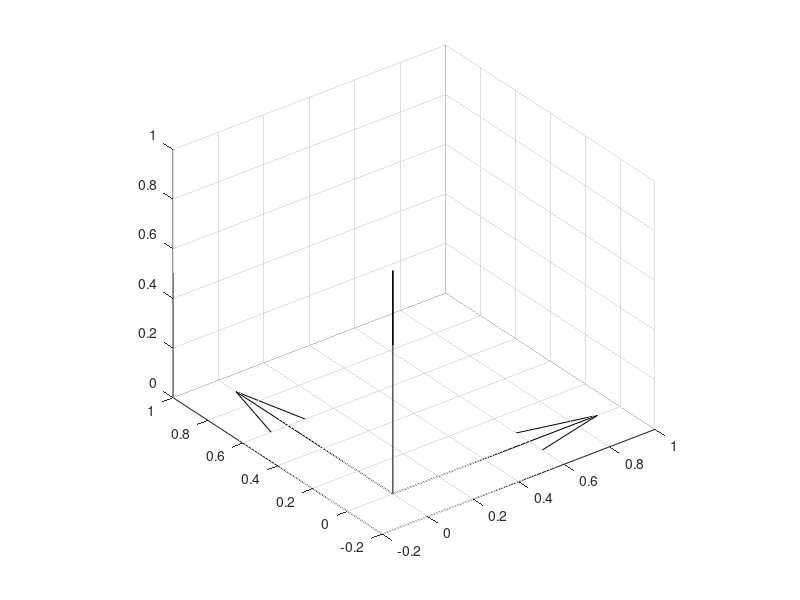

This figure's MATLAB source: (Note: this script raises an error after producing the figure.)

%% Basestation Configuration

O = zeros(3, 3);

ID = eye(3, 3);
ID_x = ID(1, :);
ID_y = ID(2, :);
ID_z = ID(3, :);

quiver3(O(1, :), O(2, :), O(3, :), ID_x, ID_y, ID_z, 'k'); % plot origin
grid on
daspect([1 1 1])
hold on

SINGLE_BASESTATION = false;
% SINGLE_BASESTATION = true;


% Base Station positions in World Frame: (in Meters)
B_1 = [-1.789562; 5.251678; 2.641019];
B_2 = [1.734847; -4.475452; 2.665298];
B_3 = [-1.759562; -4.505452; 2.635298];
% B_3 = [-1.759562; -2.005452; 2.635298];
% detection number 1 will serve as reference point in calculations 

detection(1).B = [-1.789562; 5.251678; 2.641019];
detection(1).sens = 0;
detection(1).R_error = Helper.deg2dcm(0,0,0); % zeros if exactly on sensor

detection(2).B = [1.734847; -4.475452; 2.665298];
detection(2).sens = 2;
detection(2).R_error = Helper.deg2dcm(0,0,0); % zeros if exactly on sensor

% detection(3).B = [-1.759562; -2.005452; 2.635298];
detection(3).B = [-1.759562; -4.505452; 2.635298];
detection(3).sens = 1;
detection(3).R_error = Helper.deg2dcm(0,0,0); % zeros if exactly on sensor

SINGLE_BASESTATION = false;
% SINGLE_BASESTATION = true;

if SINGLE_BASESTATION
    detection(2).B = detection(1).B; % single base station
    detection(3).B = detection(1).B; % single base station
end

plot3(B_1(1), B_1(2), B_1(3), 'b^-'); % plot Base Station
text(B_1(1), B_1(2), B_1(3), '1', 'Color', 'r')

plot3(B_2(1), B_2(2), B_2(3), 'b^-'); % plot Base Station
text(B_2(1), B_2(2), B_2(3), '2', 'Color', 'r')

plot3(B_3(1), B_3(2), B_3(3), 'b^-'); % plot Base Station
text(B_3(1), B_3(2), B_3(3), '3', 'Color', 'r')


%%  Tracker Sensor Configuration

% Sensor Positions Relative to Tracker

sd_x = 3 / 100; % x-distance between sensors in Meters
sd_y = 1.5 / 100; % y-distance between sensors in Meters

S = [];
S = [S, [- sd_x / 2; sd_y / 2; 0]]; % Sensor 0
S = [S, [- sd_x / 2; - sd_y / 2; 0]]; % Sensor 1
S = [S, [sd_x / 2; sd_y / 2; 0]]; % Sensor 2
S = [S, [sd_x / 2; - sd_y / 2; 0]]; % Sensor 3

for i = 1 : size(S(), 2)
    Si = S(:, i);
    plot3(Si(1), Si(2), Si(3), 'k.-'); % plot sensors
    text(Si(1), Si(2), Si(3), num2str(i - 1), 'Color', 'k')
end

% simulate D vector as if Rays fall directly on both of Sensors (ignores sensor dimensions)

% format long

sensor_on_ray_1 = 0;
sensor_on_ray_2 = 2;
sensor_on_ray_3 = 1;

yaw = 45; % degrees
pitch = 45;
roll = 45;
R = angle2dcm(deg2rad(yaw), deg2rad(pitch), deg2rad(roll));

tracker_center = [0; 0; 1]; % center of tracker
% tracker_center = P_sf - R * S(:, sensor_on_ray_1 + 1);

% P_sf = [0; 0; 1]; % center of sensor_on_ray_1
P_sf = tracker_center + R * S(:, sensor_on_ray_1 + 1); % sensor_on_ray_1 as reference point

s_21 = (S(:, sensor_on_ray_2 + 1) - S(:, sensor_on_ray_1 + 1)); % relative to sensor_on_ray_1
s_31 = (S(:, sensor_on_ray_3 + 1) - S(:, sensor_on_ray_1 + 1)); % relative to sensor_on_ray_1

D_21 = R*s_21;
D_31 = R*s_31;

%% Test Rotation Matrix

% Helper.testRot(s_21, s_31, R, D_21, D_31);
% Helper.testRot2(s_21, s_31, R, D_21, D_31);

%%

% D_21 = D_21*1.1; % introduce errors by scaling
% D_31 = D_31*0.9; % introduce errors by scaling

plot3(tracker_center(1), tracker_center(2), tracker_center(3), 'r.-'); % plot center of drone at rays
text(tracker_center(1), tracker_center(2), tracker_center(3), 'c', 'Color', 'r')

fprintf('Assumed Distance Between Sensors at BS2 Ray & BS1 Ray: %f\n', norm(D_21));
fprintf('Sensor Vector: \n');
disp(D_21);

quiver3(P_sf(1), P_sf(2), P_sf(3), D_21(1), D_21(2), D_21(3), 'r'); % plot D_21 on rays

fprintf('Assumed Distance Between Sensors at BS3 Ray & BS1 Ray: %f\n', norm(D_31));
fprintf('Sensor Vector: \n');
disp(D_31);

quiver3(P_sf(1), P_sf(2), P_sf(3), D_31(1), D_31(2), D_31(3), 'r'); % plot D_31 on rays
    

%% Rays Setup

RAYS_ON_SENSOR = true;
% RAYS_ON_SENSOR = false;

if RAYS_ON_SENSOR
    
    % Artibary point on a Ray in World Frame (in Meters), to generate the Ray Vector

    Rp_1 = P_sf;
    Rp_2 = P_sf + D_21;
    Rp_3 = P_sf + D_31;
    
else

    % Artibary point on a Ray in World Frame (in Meters), to generate the Ray Vector
    % Rp_1 = [- 0.1; - 0.1; 1 - 0.1];
    % Rp_2 = [+ 0.1; + 0.1; 1 + 0.1];

    Rp_1 = [- 0.1; - 0.1; 1 - 0.1];

    RAYS_FAR_APART = false;
    RAYS_FAR_APART = true;

    if RAYS_FAR_APART
        Rp_2 = Rp_1 + [0.2; 0 ; 0];
        Rp_3 = Rp_1 + [0.1; 0.1 ; 0.1];
    else
        Rp_2 = Rp_1 + [0.03; 0 ; 0];
        Rp_3 = Rp_1 + [0.0075; 0.0075 ; 0.0075];
    end

end

plot3(Rp_1(1), Rp_1(2), Rp_1(3), 'k.-'); % plot Artibary point on Ray
plot3(Rp_2(1), Rp_2(2), Rp_2(3), 'k.-'); % plot Artibary point on Ray
plot3(Rp_3(1), Rp_3(2), Rp_3(3), 'k.-'); % plot Artibary point on Ray

% Unit Vector of Ray from Base Stations
u = (Rp_1 - B_1) / norm(Rp_1 - B_1);
v = (Rp_2 - B_2) / norm(Rp_2 - B_2);
g = (Rp_3 - B_3) / norm(Rp_3 - B_3);

% Simulated End of Ray
ray_length = 10;
R_1 = ray_length * u;
R_2 = ray_length * v;
R_3 = ray_length * g;

quiver3(B_1(1), B_1(2), B_1(3), R_1(1), R_1(2), R_1(3), 'b'); % plot Rays
quiver3(B_2(1), B_2(2), B_2(3), R_2(1), R_2(2), R_2(3), 'b');
quiver3(B_3(1), B_3(2), B_3(3), R_3(1), R_3(2), R_3(3), 'b');

% distance between Base Stations
fprintf('Distance Between BS 2 & 1: %f\n', norm(B_2 - B_1));
fprintf('Distance Between BS 3 & 1: %f\n', norm(B_3 - B_1));
fprintf('Distance Between BS 3 & 2: %f\n', norm(B_2 - B_3));

%% 2 Base Stations, 1 Sensor (Find Shortest Segment between Rays)


[Sc_1, Sc_2, d_c, k, d_c_k] = shortestSegment(B_1, u, B_2, v);
fprintf('Shortest Distance Between Rays from BS 1 & 2: %f\n', d_c);
plot3(Sc_1(1), Sc_1(2), Sc_1(3), 'b.-', Sc_2(1), Sc_2(2), Sc_2(3), 'b.-'); % plot Shortest Segment points
quiver3(Sc_1(1), Sc_1(2), Sc_1(3), d_c_k(1), d_c_k(2), d_c_k(3), 'b'); % plot Shortest Segment vector

[Sc_1, Sc_2, d_c, k, d_c_k] = shortestSegment(B_1, u, B_3, g);
fprintf('Shortest Distance Between Rays from BS 1 & 3: %f\n', d_c);
plot3(Sc_1(1), Sc_1(2), Sc_1(3), 'b.-', Sc_2(1), Sc_2(2), Sc_2(3), 'b.-'); % plot Shortest Segment points
quiver3(Sc_1(1), Sc_1(2), Sc_1(3), d_c_k(1), d_c_k(2), d_c_k(3), 'b'); % plot Shortest Segment vector

[Sc_1, Sc_2, d_c, k, d_c_k] = shortestSegment(B_2, v, B_3, g);
fprintf('Shortest Distance Between Rays from BS 2 & 3: %f\n', d_c);
plot3(Sc_1(1), Sc_1(2), Sc_1(3), 'b.-', Sc_2(1), Sc_2(2), Sc_2(3), 'b.-'); % plot Shortest Segment points
quiver3(Sc_1(1), Sc_1(2), Sc_1(3), d_c_k(1), d_c_k(2), d_c_k(3), 'b'); % plot Shortest Segment vector

% since Rays from Base Stations should surely touch the Sensor at the same
% point, the distance here should be zero.
% the extra distance may signify incorrect Base Station origins or lack of
% calibration

%%  2 Base Stations on 2 different Sensors (Best Fit of Segment between Rays)

[Sf_2, Sf_1_2, segment_error_21] = Helper.bestFitBetweenRays(B_2, B_1, v, u, D_21);
Helper.plotSensors(S, R, Sf_2, Sf_1_2, sensor_on_ray_2, sensor_on_ray_1);

[Sf_3, Sf_1_3, segment_error_31] = Helper.bestFitBetweenRays(B_3, B_1, g, u, D_31);
Helper.plotSensors(S, R, Sf_3, Sf_1_3, sensor_on_ray_3, sensor_on_ray_1);

diff = norm(Sf_1_2 - Sf_1_3)

%% Attempt to derive R

% D_21 = R*s_21;
w_21 = B_2 - B_1;
Dw_21 = D_21 - w_21;
% s_f = - ((v\u)*v - u) \ ( v\(Dw_21)*v - Dw_21 );
% s_f = - ((v\u)*v - u) \ ( v\( D_21 - w_21 )*v - ( D_21 - w_21 ) );
% s_f = - ((v\u)*v - u) \ ( v\( R*s_21 - w_21 )*v - ( R*s_21 - w_21 ) );
% s_f_21 = s_f

% D_31 = R*s_31;
w_31 = B_3 - B_1;
Dw_31 = D_31 - w_31;
% s_f = - ((g\u)*g - u) \ ( g\(Dw_31)*g - Dw_31 );
% s_f = - ((g\u)*g - u) \ ( g\( D_31 - w_31 )*g - ( D_31 - w_31 ) );
% s_f = - ((g\u)*g - u) \ ( g\( R*s_31 - w_31 )*g - ( R*s_31 - w_31 ) );
% s_f_31 = s_f

% s_f = s_f;
% - ((v\u)*v - u) \ ( v\( R*s_21 - w_21 )*v - ( R*s_21 - w_21 ) ) = - ((g\u)*g - u) \ ( g\( R*s_31 - w_31 )*g - ( R*s_31 - w_31 ) )
% ((v\u)*v - u) \ ( v\( R*s_21 - w_21 )*v - ( R*s_21 - w_21 ) ) = ((g\u)*g - u) \ ( g\( R*s_31 - w_31 )*g - ( R*s_31 - w_31 ) )

% ( g\( R*s_31 - w_31 )*g - ( R*s_31 - w_31 ) )  \ ( v\( R*s_21 - w_21 )*v - ( R*s_21 - w_21 ) ) = ((g\u)*g - u) \ ((v\u)*v - u)
% don't know how to extract value R, likely require some kind of solve, because there will be a value of R that will satisfy = ((g\u)*g - u) \ ((v\u)*v - u)
            
%% Plot Calc

PLOT_ERROR_CURVE = false;
% PLOT_ERROR_CURVE = true;

if PLOT_ERROR_CURVE
    step_size = 0.05;
    offset = 0;
    offset = -step_size/2;
    increments = 10;
    for i=1:increments
    %     disp(i)
        increment = (i-increments/2)*step_size + offset;

        s_f = norm(Rp_1 - B_1) + increment;

        [t_f, Rf21_1, Rf21_2, v_error_21, error_21] = getResultAndErrors(B_1, u, B_2, v, s_f, D_21);
        d21 = Rf21_2 - Rf21_1;

        [r_f, Rf31_1, Rf31_2, v_error_31, error_31] = getResultAndErrors(B_1, u, B_3, g, s_f, D_31);
        d31 = Rf31_2 - Rf31_1;


        fprintf('%f \t %f \t %f \t %f \t %f \t %f \t %f \t %f \t %f \t %f \t %f \t %f \n', increment, s_f, t_f, error_21, v_error_21(1), v_error_21(2), v_error_21(3), r_f, error_31, v_error_31(1), v_error_31(2), v_error_31(3));


        plot3(Rf21_1(1), Rf21_1(2), Rf21_1(3), 'g.-');
        plot3(Rf21_2(1), Rf21_2(2), Rf21_2(3), 'g.-');
        quiver3(Rf21_1(1), Rf21_1(2), Rf21_1(3), d21(1), d21(2), d21(3), 'g');

        plot3(s_f, t_f, error_21, 'g.-');



        plot3(Rf31_1(1), Rf31_1(2), Rf31_1(3), 'c.-');
        plot3(Rf31_1(1), Rf31_1(2), Rf31_1(3), 'c.-');
        quiver3(Rf31_1(1), Rf31_1(2), Rf31_1(3), d31(1), d31(2), d31(3), 'c');

        plot3(s_f, r_f, error_31, 'c.-');

    end

end


%% Plot End

% legend({'B_1', 'B_2', 'Rp_1', 'Rp_2', 'Sa_1', 'Sa_2'});

hold off